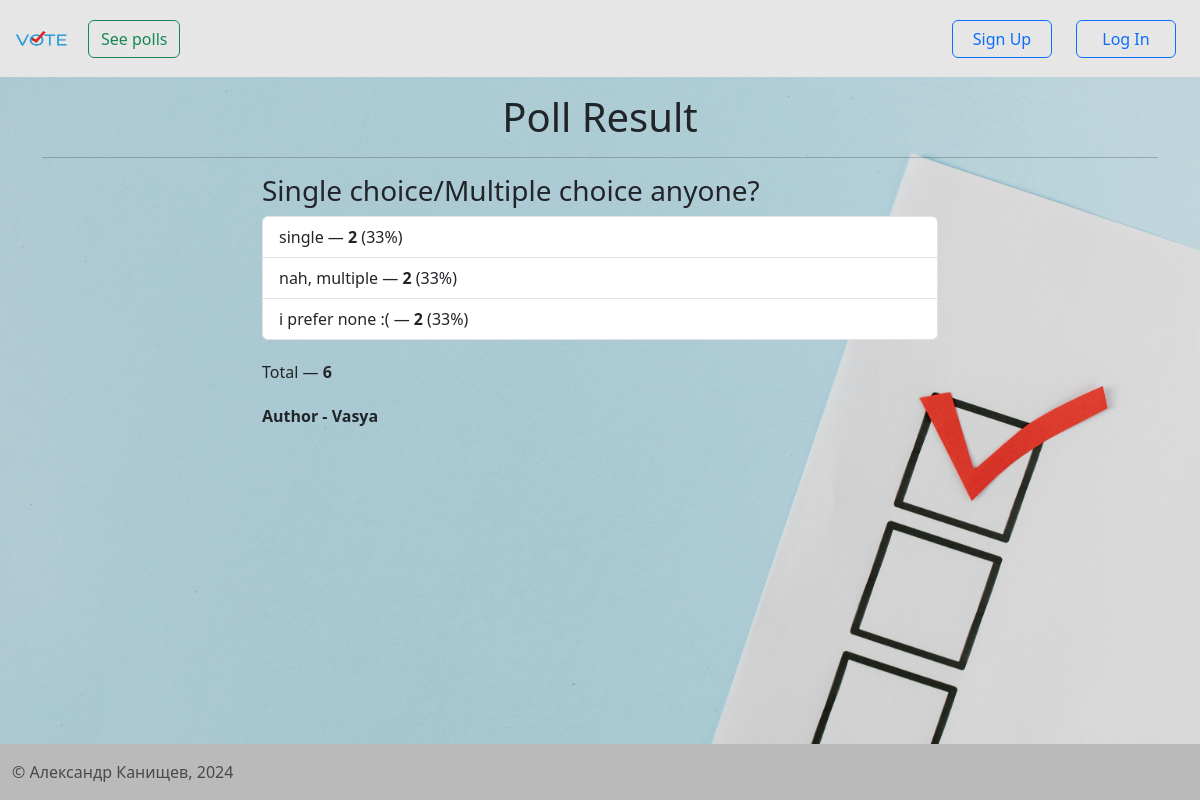
/view_poll/34, run on the app's committed database.
### polls/models.py (models this page shows)
class Poll(models.Model):
    QUESTION_TYPE_CHOICES = [
        ('single', 'Single Choice'),
        ('multiple', 'Multiple Choice'),
    ]
    question = models.TextField()
    option_one = models.CharField(max_length=50)
    option_two = models.CharField(max_length=50)
    option_three = models.CharField(max_length=50)
    option_one_count = models.IntegerField(default=0)
    option_two_count = models.IntegerField(default=0)
    option_three_count = models.IntegerField(default=0)
    author = models.ForeignKey(User, on_delete=models.CASCADE, default=1)
    time = models.DateTimeField(default=now)
    question_type = models.CharField(max_length=10, choices=QUESTION_TYPE_CHOICES, default='single')
    def total(self):
        return self.option_one_count + self.option_two_count + self.option_three_count
    @property
    def option_one_percent(self):
        return int((self.option_one_count / self.total()) * 100) if self.total() > 0 else 0
    @property
    def option_two_percent(self):
        return int((self.option_two_count / self.total()) * 100) if self.total() > 0 else 0
    @property
    def option_three_percent(self):
        return int((self.option_three_count / self.total()) * 100) if self.total() > 0 else 0

### polls/views.py (the view)
# urls.py: path('view_poll/<poll_id>', views.view_poll, name='view_poll'),  # See a poll
def view_poll(request, poll_id):
    poll = Poll.objects.get(pk=poll_id)
    context = {'poll': poll, 'pagename': 'Poll Result'}
    return render(request, 'pages/view_poll.html', context)

### polls/templates/pages/view_poll.html
{% extends "base.html" %}
{% block content %}
<div class="row">
    <div class="col-lg-8 col-lg-offset-2 mx-auto" style="width:700px;">
        <div class="panel panel-default">
            <div class="panel-body">
                <h3>{{ poll.question }}</h3>
            </div>
            <ul class="list-group">
                <li class="list-group-item"> {{ poll.option_one }} &mdash; <strong>{{ poll.option_one_count }}</strong>
                    <a> ({{ poll.option_one_percent }}%) </a>
                </li>
                <li class="list-group-item">{{ poll.option_two }} &mdash; <strong>{{ poll.option_two_count }}</strong>
                    <a> ({{ poll.option_two_percent }}%) </a>
                </li>
                <li class="list-group-item">{{ poll.option_three }} &mdash; <strong>{{ poll.option_three_count }} </strong>
                    <a> ({{ poll.option_three_percent }}%) </a>
                </li>
            </ul>
            <div class="panel-footer" style="margin-top: 20px;">
                Total &mdash; <strong>{{ poll.total }}</strong>
                <div style="font-weight: bold; margin-top: 20px;"> Author - {{ poll.author.username }}</div>
            </div>
        </div>
    </div>
</div>
{% endblock %}

### data on the page
Poll: question "Single choice/Multiple choice anyone?", option_one "single", option_one_count "2", option_one_percent "33", option_two "nah, multiple", option_two_count "2", option_two_percent "33", option_three "i prefer none :(", option_three_count "2", option_three_percent "33", total "6", author.username "Vasya"

### other printed values
{{ pagename }} "Poll Result"
